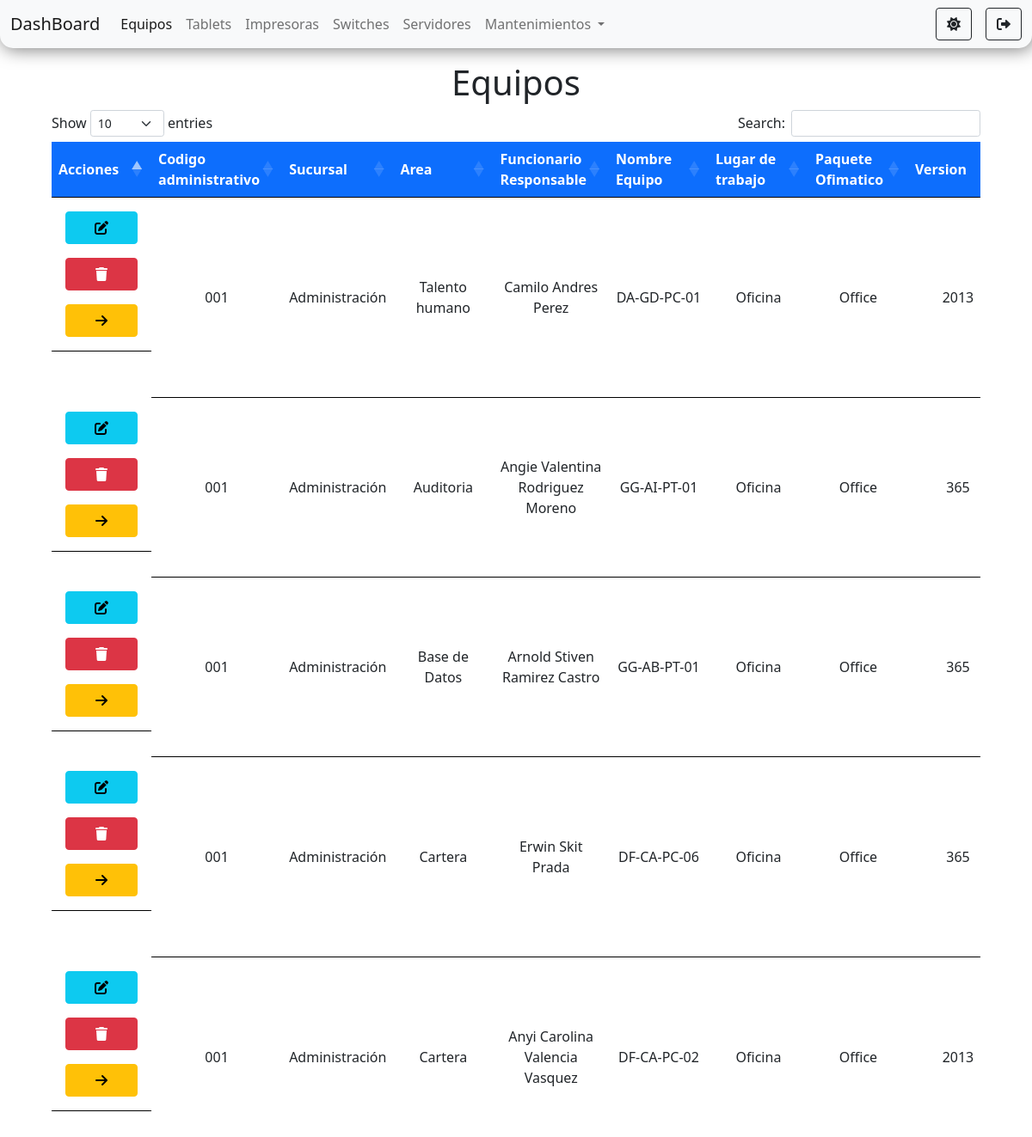
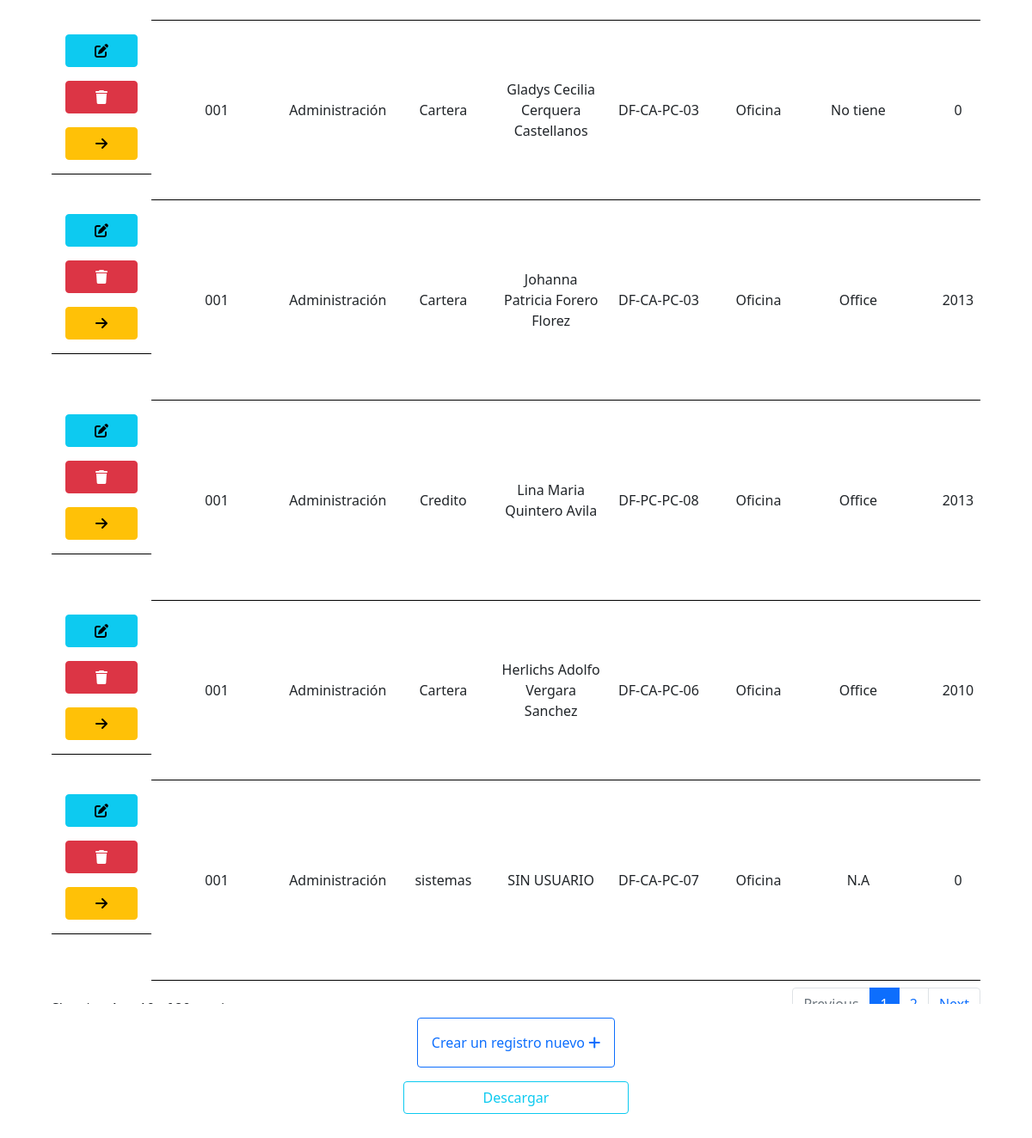
The app's page /pages/equipos/equipos1.php (signed in), older data (2 pictures, top to bottom).
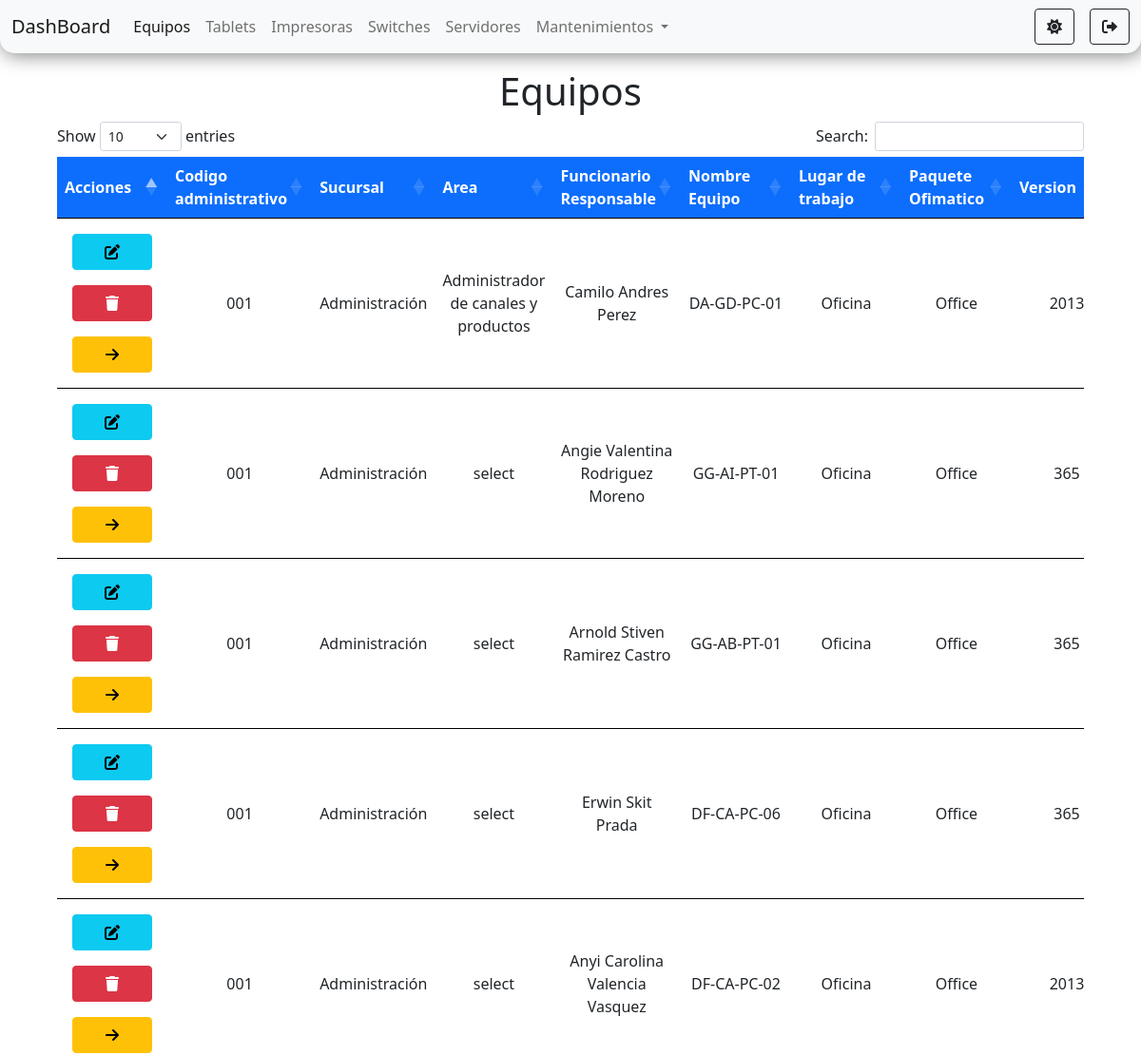
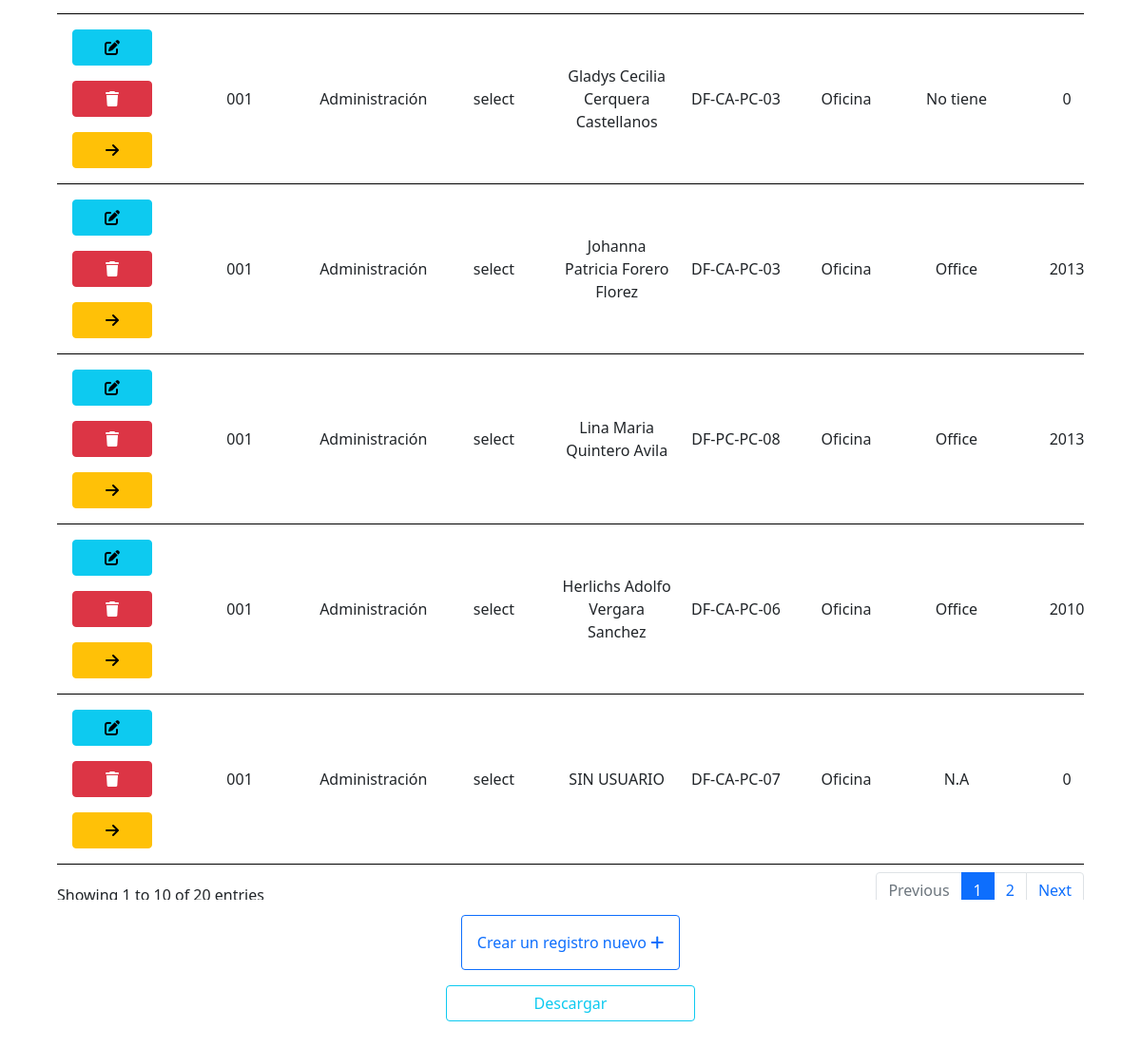
The same page, newer data (2 pictures, top to bottom).
### tables this page shows
CREATE TABLE `equipos` (
  `id` int(11) NOT NULL,
  `codigo_administrativo` varchar(11) DEFAULT NULL,
  `sucursal` varchar(50) DEFAULT 'select',
  `area` varchar(50) DEFAULT 'select',
  `funcionario_responsable` varchar(50) DEFAULT NULL,
  `nombre_equipo` varchar(20) DEFAULT NULL,
  `lugar_de_trabajo` varchar(10) DEFAULT NULL,
  `paquete_ofimatico` varchar(10) DEFAULT NULL,
  `version_office` varchar(5) DEFAULT NULL,
  `novedades` varchar(100) DEFAULT NULL,
  `tipo_equipo` varchar(15) DEFAULT 'select',
  `marca` varchar(100) DEFAULT 'select',
  `modelo` varchar(100) DEFAULT NULL,
  `serial` varchar(100) DEFAULT NULL,
  `fecha_fabricacion` date DEFAULT NULL,
  `procesador` varchar(100) DEFAULT 'select',
  `generacion_procesador` varchar(100) DEFAULT NULL,
  `nucleos` int(11) DEFAULT NULL,
  `velocidad_mz` int(11) DEFAULT NULL,
  `ram_gb` int(11) DEFAULT NULL,
  `tipo_memoria` varchar(100) DEFAULT 'select',
  `adaptador_multimedia` varchar(100) DEFAULT NULL,
  `adaptador_video` varchar(100) DEFAULT NULL,
  `marca_disco_duro` varchar(100) DEFAULT 'select',
  `capacidad_disco` varchar(100) DEFAULT NULL,
  `tipo_disco` varchar(100) DEFAULT 'select',
  `red_ethernet` varchar(100) DEFAULT NULL,
  `ip` varchar(100) DEFAULT NULL,
  `mac_ethernet` varchar(100) DEFAULT NULL,
  `red_wifi` varchar(100) DEFAULT NULL,
  `mac` varchar(100) DEFAULT NULL,
  `marca_monitor` varchar(100) DEFAULT NULL,
  `tipo_monitor` varchar(100) DEFAULT NULL,
  `serial_monitor` varchar(100) DEFAULT NULL,
  `modelo_monitor` varchar(100) DEFAULT NULL,
  `pulgadas` varchar(60) DEFAULT NULL,
  `cables_poder` int(60) DEFAULT NULL,
  `vga` int(60) DEFAULT NULL,
  `pass_core` int(60) DEFAULT NULL,
  `bateria` varchar(100) DEFAULT NULL,
  `carga_electrica` varchar(100) DEFAULT NULL,
  `cargador` varchar(100) DEFAULT NULL,
  `voltaje` varchar(100) DEFAULT NULL,
  `salida_plug` varchar(100) DEFAULT NULL,
  `os` varchar(100) DEFAULT NULL,
  `bit` int(11) DEFAULT NULL,
  `licencia` varchar(100) DEFAULT NULL,
  `repotencializado` varchar(100) DEFAULT NULL
);

### pages/equipos/equipos1.php (the view, shortened to what this page needs)
<?php
    require_once("../../connection/connection.php");
    $sql = "SELECT * FROM equipos";
    $result = $connection->query($sql);
?>
<!doctype html>
<html lang="es">
<head>
    <link rel="stylesheet" href="https://cdnjs.cloudflare.com/ajax/libs/font-awesome/6.0.0-beta2/css/all.min.css"
 />
    <link href="https://cdn.jsdelivr.net/npm/bootstrap@5.1.2/dist/css/bootstrap.min.css" rel="stylesheet"
>
    <link rel="stylesheet" href="https://cdn.datatables.net/1.11.3/css/dataTables.bootstrap5.min.css">
    <link rel="stylesheet" href="../../styles/styles.css">
</head>
<body id="body">
    <nav class="navbar navbar-expand-lg navbar-light bg-light" id="navbar">
        <div class="container-fluid">
            <a class="navbar-brand" href="../../components/router.php?page=dashboard">DashBoard</a>
            <div class="collapse navbar-collapse" id="navbarSupportedContent">
                <ul class="navbar-nav me-auto mb-2 mb-lg-0">
                    <li class="nav-item">
                        <a class="nav-link active" aria-current="page"
                            href="../../components/router.php?page=equipos">Equipos</a>
                    </li>
                    <li class="nav-item">
                        <a class="nav-link" href="../../components/router.php?page=tablets">Tablets</a>
                    </li>
                    <li class="nav-item">
                        <a class="nav-link" href="../../components/router.php?page=impresoras">Impresoras</a>
                    </li>
                    <li class="nav-item">
                        <a class="nav-link" href="../../components/router.php?page=switches">Switches</a>
                    </li>
                    <li class="nav-item">
                        <a class="nav-link" href="../../components/router.php?page=servidores">Servidores</a>
                    </li>
                    <li class="nav-item dropdown">
                        <a class="nav-link dropdown-toggle" href="#" id="navbarScrollingDropdown" role="button"
                            data-bs-toggle="dropdown" aria-expanded="false">
                            Mantenimientos
                        </a>
                    </li>
                </ul>
                <div class="d-flex">
                    <button class="btn me-3 btn-outline-dark" id="btn-oscuro" onclick="onModoOscuro()"
                        title="Modo oscuro"><i class="fas fa-sun"></i></button>
                    <a href="../../components/router.php?page=logout" class="btn btn-outline-dark" id="btn-salir"
                        title="Salir"><i class="fas fa-sign-out-alt"></i></a>
                </div>
            </div>
        </div>
    </nav>
    <div class="container-fluid d-flex flex-column align-items-center mt-3">
        <h1>Equipos</h1>
        <div class="tabla">
            <table id="equipos" class="table  text-center mt-4">
                <thead>
                    <tr class="bg-primary text-white">
                        <th scope="col">Acciones</th>
                        <th scope="col">Codigo administrativo</th>
                        <th scope="col">Sucursal</th>
                        <th scope="col">Area</th>
                        <th scope="col">Funcionario Responsable</th>
                        <th scope="col">Nombre Equipo</th>
                        <th scope="col">Lugar de trabajo</th>
                        <th scope="col">Paquete Ofimatico</th>
                        <th scope="col">Version</th>
                    </tr>
                </thead>
                <tbody>
                    <?php
                        if($result ->num_rows>0){
                            while($row = $result ->fetch_assoc()){
                    ?>
                    <tr id="tr<?php echo $row['id']  ?>">
                        <td class="d-flex flex-column justify-content-beetwen">
                            <a href="./edid.php?id=<?php echo $row['id']?>" class="btn btn-info m-2" title="editar"><i
                                    class="fas fa-edit"></i></a>
                            <a onclick="confirmar('<?php echo $row['id']?>', 'equipos')" class="btn btn-danger m-2"
                                title="eliminar"><i class="fas fa-trash"></i></a>
                            <a onclick="select('<?php echo $row['id'] ?>')" class="btn btn-warning m-2"
                                title="seleccionar"><i class="fas fa-arrow-right"></i></a>
                        </td>
                        <td><?php echo $row['codigo_administrativo']  ?></td>
                        <td><?php echo $row['sucursal'] ?></td>
                        <td><?php echo $row['area'] ?></td>
                        <td><?php echo $row['funcionario_responsable']?></td>
                        <td><?php echo $row['nombre_equipo']?></td>
                        <td><?php echo $row['lugar_de_trabajo']?></td>
                        <td><?php echo $row['paquete_ofimatico']?></td>
                        <td><?php echo $row['version_office']?></td>
                    </tr>
                    <?php }} ?>
                </tbody>
            </table>
        </div>
        <div class="d-flex flex-column">
            <a href="./create.php" class="btn btn-outline-primary p-3 m-3">Crear un registro nuevo <i
                    class='fas fa-plus'></i></a>
            <a href="./exportarTablaEquipos.php" class="btn btn-outline-info">Descargar</a>
        </div>
    </div>
</body>
</html>

### styles/styles.css (style rules this page uses)
body { min-height: 100vh; }
#navbar { box-shadow: 2px 2px 20px rgb(0 0 0 / 50%); border-bottom-left-radius: 15px; border-bottom-right-radius: 15px; }
.tabla { height: 85vh; width: 90vw; overflow-x: scroll; }
td { min-width: 100px !important; }
tr { border-bottom: 3px solid black; vertical-align: middle; }

Row changes from the older to the newer data that the page shows:
changed equipos "Camilo Andres Perez": area "Talento humano" → "Administrador de canales y productos"
changed equipos "Angie Valentina Rodriguez Moreno": area "Auditoria" → "select"
changed equipos "Arnold Stiven Ramirez Castro": area "Base de Datos" → "select"
changed equipos "Erwin Skit Prada": area "Cartera" → "select"
changed equipos "Anyi Carolina Valencia Vasquez": area "Cartera" → "select"
changed equipos "Gladys Cecilia Cerquera Castellanos": area "Cartera" → "select"
changed equipos "Johanna Patricia Forero Florez": area "Cartera" → "select"
changed equipos "Lina Maria Quintero Avila": area "Credito" → "select"
changed equipos "Herlichs Adolfo Vergara Sanchez": area "Cartera" → "select"
changed equipos "SIN USUARIO": area "sistemas" → "select"
